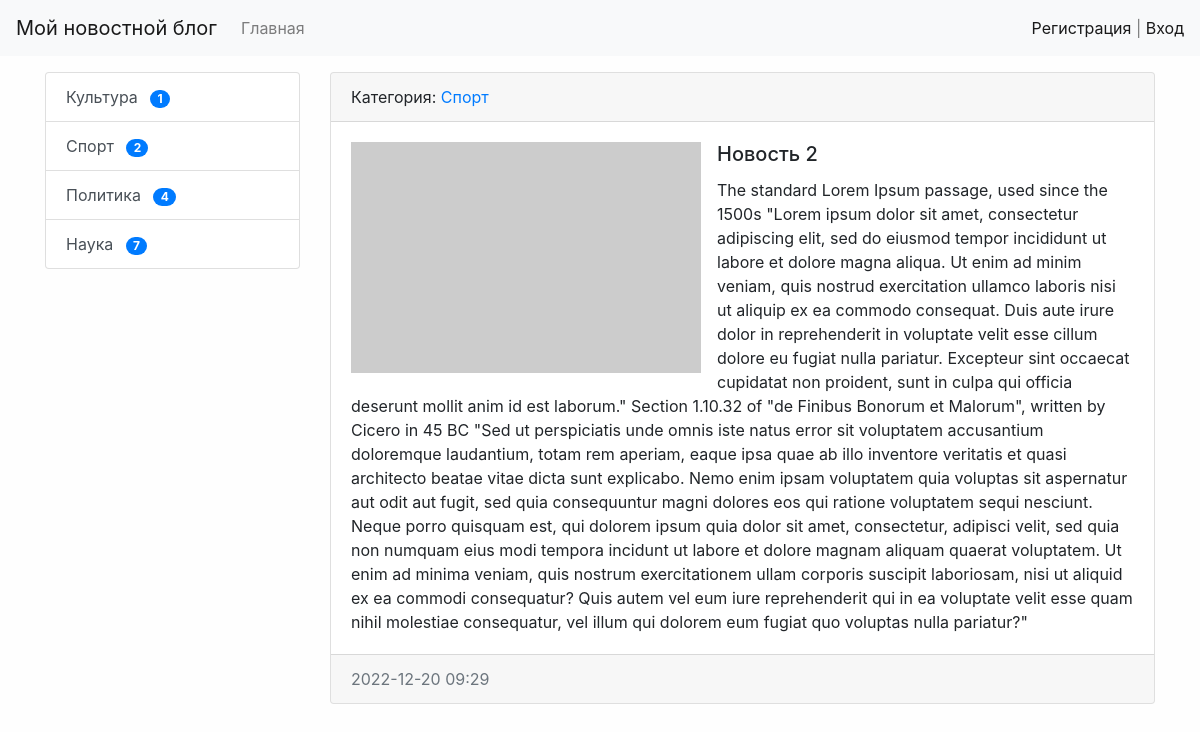
Screenshot of /news/2/ with the database file from the repository.
### news/models.py (models this page shows, shortened)
class Category(models.Model):
    title = models.CharField(
        max_length=150, db_index=True, verbose_name='Наиминование категории')
    def get_absolute_url(self):
        return reverse("category", kwargs={"category_id": self.pk})
    def __str__(self):
        return self.title
    class Meta:
        verbose_name = 'Категория'
        verbose_name_plural = 'Категории'
        ordering = ['title']

class News(models.Model):
    title = models.CharField(max_length=150, verbose_name="Наименование")
    content = models.TextField(blank=True, verbose_name="Контент")
    creates_at = models.DateTimeField(
        auto_now_add=True, verbose_name="Дата создания")
    updated_at = models.DateTimeField(
        auto_now=True, verbose_name="Дата обновления")
    photo = models.ImageField(
        upload_to='photos/%Y/%m/%d', verbose_name="Фото", blank=True)
    is_published = models.BooleanField(
        default=True, verbose_name="Опубликовано")
    category = models.ForeignKey(
        'Category', on_delete=models.PROTECT, verbose_name='Категория')
    views = models.IntegerField(default=0)
    class Meta:
        verbose_name = 'Новость'
        verbose_name_plural = 'Новости'
        ordering = ['-creates_at']

### news/views.py (the view)
# urls.py: path('news/<int:pk>/', ViewNews.as_view(), name='view_news'),
class ViewNews(DetailView):
    model = News
    context_object_name = 'news_item'

### news/templatetags/news_tags.py (called while the page is built)
@register.inclusion_tag('news/list_categories.html')
def show_categories():
    categories = Category.objects.annotate(
        cnt=Count('news', filter=F('news__is_published'))).filter(cnt__gt=0)
    return {'categories': categories}

### news/templates/news/news_detail.html (shortened to what this page needs)
{% extends 'base.html' %}  {% block sidebar %} {% include 'inc/_sidebar.html' %} {%endblock%}
{% block content %}
<div class="card mb-3">
	<div class="card-header">
		Категория:
		<a href="{{ news_item.category.get_absolute_url }}"
			>{{news_item.category}}</a
		>
	</div>
	<div class="card-body">
		{% autoescape off %} {% if news_item.photo %}
		<img
			class="mr-3 mb-1 float-left"
			src="{{ news_item.photo.url }}"
			alt="news-photo"
			width="350px"
		/>
		{% else %}
		<img
			class="mr-3 float-left"
			src="https://picsum.photos/536/354"
			alt="lorem"
			width="350px"
		/>
		{% endif %}
		<h5 class="card-title">{{ news_item.title }}</h5>
		<p class="card-text">{{ news_item.content }}</p>
		{% endautoescape %}
	</div>
	<div class="card-footer text-muted">
		{{ news_item.creates_at|date:"Y-m-d H:i" }}
	</div>
</div>
{%endblock%}

### templates/base.html (shortened to what this page needs)
{% load static %}
<!DOCTYPE html>
<html lang="en">
	<head>
		<link
			rel="stylesheet"
			href="{% static 'bootstrap/css/bootstrap.min.css' %}"
		/>
		<link
			rel="stylesheet"
			href="{% static 'css/style.css' %}"
		/>
	</head>
	<body>
		{% include 'inc/_nav.html' %}
		<div class="container mt-3">
			<div class="row">
				<div class="col-md-3">
					{% block sidebar %} SIDEBAR {%endblock%}</div>
				<div class="col-md-9">
					{% block content %} CONTENT {%endblock%}
				</div>
			</div>
		</div>
	</body>
</html>

### templates/inc/_nav.html (shortened to what this page needs)
<nav class="navbar navbar-expand-lg navbar-light bg-light">
	<a
		class="navbar-brand"
		href="{% url 'home' %} "
		>Мой новостной блог</a
	>
	<div
		class="collapse navbar-collapse"
		id="navbarSupportedContent"
	>
		<ul class="navbar-nav mr-auto">
			<li class="nav-item">
				<a
					class="nav-link"
					href="{% url 'home' %}"
					>Главная</a
				>
			</li>
		</ul>
		<span class="navbar-text">
			{% if request.user.is_authenticated %} Добро пожаловать, {{user.username}}
			| <a href="{%url 'logout'%}">Выход</a>
			{%else%}
			<a href="{%url 'register'%}">Регистрация</a> |
			<a href="{%url 'login'%}">Вход</a>
			{%endif%}
		</span>
	</div>
</nav>

### templates/inc/_sidebar.html (shortened to what this page needs)
{% load news_tags %}  {% show_categories %}

### news/templates/news/list_categories.html
<div class="list-group">
	{% for item in categories %}
	<a
		href="{{ item.get_absolute_url }}"
		class="list-group-item list-group-item-action"
		>{{ item.title}}
		<span class="ml-2 badge badge-primary badge-pill">{{item.cnt}}</span>
	</a>
	{% endfor %}
</div>

### mysite/static/css/style.css (style rules this page uses)
body { background-color: #fefefe; }

### rows the page displays
Category: title "Культура", cnt "1"
Category: title "Спорт", cnt "2"
Category: title "Политика", cnt "4"
Category: title "Наука", cnt "7"
News: category "Спорт", title "Новость 2", content "The standard Lorem Ipsum passage, used since the 1500s \"Lorem ipsum dolor sit amet, consectetur adipiscing elit, sed do eiusmod tempor incididunt ut labore et dolore magna aliqua. Ut enim ad minim veniam, quis nostrud exercitation ullamco laboris nisi ut aliquip ex ea commodo consequat. Duis aute irure dolor in reprehenderit in voluptate velit esse cillum dolore eu fugiat nulla pariatur. Excepteur sint occaecat cupidatat non proident, sunt in culpa qui officia deserunt mollit anim id est laborum.\" Section 1.10.32 of \"de Finibus Bonorum et Malorum\", written by Cicero in 45 BC \"Sed ut perspiciatis unde omnis iste natus error sit voluptatem accusantium doloremque laudantium, totam rem aperiam,…", creates_at "2022-12-20 09:29"
